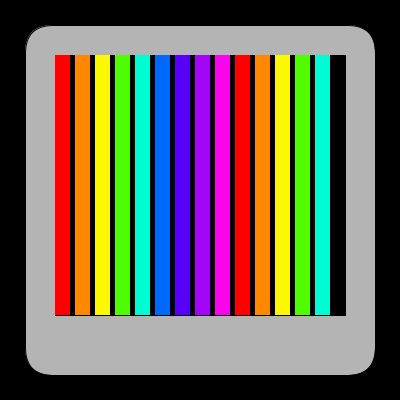
Frame 1 (no input)
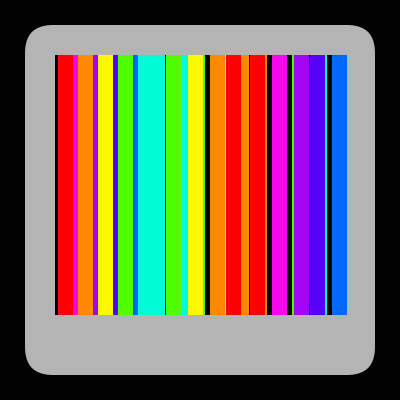
Frame 60 (the mouse pressed at the canvas centre just before this capture)
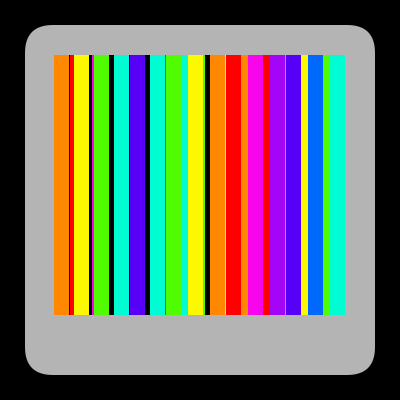
Frame 120 (the mouse held since frame 60 and released just before this capture)

The Processing sketch that drew these frames (run headless with seeded random() and noise(); from frame 60 on, the mouse is pressed at the canvas centre):

// Processing sketch: tv
// ── tv.pde


float xpos1;
float xpos2;
float xpos3;
float xpos4;
float xpos5;
float xpos6;
float xpos7;
float xpos8;
float xpos9;
float xpos10;
float xpos11;
float xpos12;
float xpos13;
float xpos14;

float xpos1q;
float xpos2q;
float xpos3q;
float xpos4q;
float xpos5q;
float xpos6q;
float xpos7q;
float xpos8q;
float xpos9q;
float xpos10q;
float xpos11q;
float xpos12q;
float xpos13q;
float xpos14q;

void setup() {
size(400,400);
xpos1 = (290/2)-90;
xpos2 = (290/2)-70;
xpos3 = (290/2)-50;
xpos4 = (290/2)-30;
xpos5 = (290/2)-10;
xpos6 = (290/2)+10;
xpos7 = (290/2)+30;
xpos8 = (290/2)+50;
xpos9 = (290/2)+70;
xpos10 = (290/2)+90;
xpos11 = (290/2)+110;
xpos12 = (290/2)+130;
xpos13 = (290/2)+150;
xpos14 = (290/2)+170;

xpos1q = (290/2)-90;
xpos2q = (290/2)-70;
xpos3q = (290/2)-50;
xpos4q = (290/2)-30;
xpos5q = (290/2)-10;
xpos6q = (290/2)+10;
xpos7q = (290/2)+30;
xpos8q = (290/2)+50;
xpos9q = (290/2)+70;
xpos10q = (290/2)+90;
xpos11q = (290/2)+110;
xpos12q = (290/2)+130;
xpos13q = (290/2)+150;
xpos14q = (290/2)+170;
}
int mx = 50;
float xposmx = mx/16;
float xposmx2 = mx/16;
float xposmx3 = mx/16;
float xposmx4 = mx/16;
float xposmx5 = mx/16;
float xposmx6 = mx/16;
float xposmx7 = mx/16;
float xposmx8 = mx/16;
float xposmx9 = mx/16;
float xposmx10 = mx/16;
float xposmx11 = mx/16;
float xposmx12 = mx/16;
float xposmx13 = mx/16;
float xposmx14 = mx/16;

float xposmxq = mx/16;
float xposmx2q = mx/16;
float xposmx3q = mx/16;
float xposmx4q = mx/16;
float xposmx5q = mx/16;
float xposmx6q = mx/16;
float xposmx7q = mx/16;
float xposmx8q = mx/16;
float xposmx9q = mx/16;
float xposmx10q = mx/16;
float xposmx11q = mx/16;
float xposmx12q = mx/16;
float xposmx13q = mx/16;
float xposmx14q = mx/16;
void draw() {

background(0);
fill(180);
rect(25, 25, 350, 350, 28);
fill(0);
rect(55, 55, 290, 260);
noStroke();
fill(255, 0, 0); //red
rect(xpos1,55,15,260);
fill(255, 136, 0); //orange
rect(xpos2,55,15,260);
fill(252, 248, 0); //yellow
rect(xpos3,55,15,260);
fill(80, 252, 0); //green
rect(xpos4,55,15,260);
fill(0, 252, 210); //cyan
rect(xpos5,55,15,260);
fill(0, 105, 252); //blue
rect(xpos6,55,15,260);
fill(86, 0, 247); //violet
rect(xpos7,55,15,260);
fill(163, 5, 247); //purple
rect(xpos8,55,15,260);
fill(247, 5, 235); //pink
rect(xpos9,55,15,260);
fill(255, 0, 0); //red
rect(xpos10,55,15,260);
fill(255, 136, 0); //orange
rect(xpos11,55,15,260);
fill(252, 248, 0); //yellow
rect(xpos12,55,15,260);
fill(80, 252, 0); //green
rect(xpos13,55,15,260);
fill(0, 252, 210); //cyan
rect(xpos14,55,15,260);

fill(255, 0, 0); //red
rect(xpos1q,55,15,260);
fill(255, 136, 0); //orange
rect(xpos2q,55,15,260);
fill(252, 248, 0); //yellow
rect(xpos3q,55,15,260);
fill(80, 252, 0); //green
rect(xpos4q,55,15,260);
fill(0, 252, 210); //cyan
rect(xpos5q,55,15,260);
fill(0, 105, 252); //blue
rect(xpos6q,55,15,260);
fill(86, 0, 247); //violet
rect(xpos7q,55,15,260);
fill(163, 5, 247); //purple
rect(xpos8q,55,15,260);
fill(247, 5, 235); //pink
rect(xpos9q,55,15,260);
fill(255, 0, 0); //red
rect(xpos10q,55,15,260);
fill(255, 136, 0); //orange
rect(xpos11q,55,15,260);
fill(252, 248, 0); //yellow
rect(xpos12q,55,15,260);
fill(80, 252, 0); //green
rect(xpos13q,55,15,260);
fill(0, 252, 210); //cyan
rect(xpos14q,55,15,260);

System.out.println(xposmx);
xpos1 += xposmx;
xpos2 += xposmx2;
xpos3 += xposmx3;
xpos4 += xposmx4;
xpos5 += xposmx5;
xpos6 += xposmx6;
xpos7 += xposmx7;
xpos8 += xposmx8;
xpos9 += xposmx9;
xpos10 += xposmx10;
xpos11 += xposmx11;
xpos12 += xposmx12;
xpos13 += xposmx13;
xpos14 += xposmx14;

xpos1q -= xposmxq;
xpos2q -= xposmx2q;
xpos3q -= xposmx3q;
xpos4q -= xposmx4q;
xpos5q -= xposmx5q;
xpos6q -= xposmx6q;
xpos7q -= xposmx7q;
xpos8q -= xposmx8q;
xpos9q -= xposmx9q;
xpos10q -= xposmx10q;
xpos11q -= xposmx11q;
xpos12q -= xposmx12q;
xpos13q -= xposmx13q;
xpos14q -= xposmx14q;
if(xpos1 < 55) { xposmx = xposmx * -1; }
if(xpos1 >  330) { xposmx = xposmx * -1;}
if(xpos2 < 55)  { xposmx2 = xposmx2 * -1; }
if(xpos2 >  330) { xposmx2 = xposmx2 * -1; }
if(xpos3 < 55)  { xposmx3 =  xposmx3 * -1; }
if(xpos3 >  330) { xposmx3 = xposmx3 * -1; }
if(xpos4 < 55) { xposmx4 =  xposmx4 * -1; }
if(xpos4 >  330) { xposmx4 = xposmx4 * -1; }
if(xpos5 < 55) { xposmx5 =  xposmx5 * -1; }
if(xpos5 >  330) { xposmx5 = xposmx5 * -1; }
if(xpos6 < 55) { xposmx6 =  xposmx6 * -1; }
if(xpos6 >  330) { xposmx6 = xposmx6 * -1; }
if(xpos7 < 55) { xposmx7 =  xposmx7 * -1; }
if(xpos7 >  330) { xposmx7 = xposmx7 * -1; }
if(xpos8 < 55) { xposmx8 =  xposmx8 * -1; }
if(xpos8 >  330) { xposmx8 = xposmx8 * -1; }
if(xpos9 < 55) { xposmx9 =  xposmx9 * -1; }
if(xpos9 >  330) { xposmx9 = xposmx9 * -1; }
if(xpos10 < 55) { xposmx10 =  xposmx10 * -1; }
if(xpos10 >  330) { xposmx10 = xposmx10 * -1; }
if(xpos11 < 55) { xposmx11 =  xposmx11 * -1; }
if(xpos11 >  330) { xposmx11 = xposmx11 * -1; }
if(xpos12 < 55) { xposmx12 =  xposmx12 * -1; }
if(xpos12 >  330) { xposmx12 = xposmx12 * -1; }
if(xpos13 < 55) { xposmx13 =  xposmx13 * -1; }
if(xpos13 >  330) { xposmx13 = xposmx13 * -1; }
if(xpos14 < 55) { xposmx14 =  xposmx14 * -1; }
if(xpos14 >  330) { xposmx14 = xposmx14 * -1; }

if(xpos1q < 55) { xposmxq = xposmxq * -1; }
if(xpos1q >  330) { xposmxq = xposmxq * -1;}
if(xpos2q < 55)  { xposmx2q = xposmx2q * -1; }
if(xpos2q >  330) { xposmx2q = xposmx2q * -1; }
if(xpos3q < 55)  { xposmx3q =  xposmx3q * -1; }
if(xpos3q >  330) { xposmx3q = xposmx3q * -1; }
if(xpos4q < 55) { xposmx4q =  xposmx4q * -1; }
if(xpos4q >  330) { xposmx4q = xposmx4q * -1; }
if(xpos5q < 55) { xposmx5q =  xposmx5q * -1; }
if(xpos5q >  330) { xposmx5q = xposmx5q * -1; }
if(xpos6q < 55) { xposmx6q =  xposmx6q * -1; }
if(xpos6q >  330) { xposmx6q = xposmx6q * -1; }
if(xpos7q < 55) { xposmx7q =  xposmx7q * -1; }
if(xpos7q >  330) { xposmx7q = xposmx7q * -1; }
if(xpos8q < 55) { xposmx8q =  xposmx8q * -1; }
if(xpos8q >  330) { xposmx8q = xposmx8q * -1; }
if(xpos9q < 55) { xposmx9q =  xposmx9q * -1; }
if(xpos9q >  330) { xposmx9q = xposmx9q * -1; }
if(xpos10q < 55) { xposmx10q =  xposmx10q * -1; }
if(xpos10q >  330) { xposmx10q = xposmx10q * -1; }
if(xpos11q < 55) { xposmx11q =  xposmx11q * -1; }
if(xpos11q >  330) { xposmx11q = xposmx11q * -1; }
if(xpos12q < 55) { xposmx12q =  xposmx12q * -1; }
if(xpos12q >  330) { xposmx12q = xposmx12q * -1; }
if(xpos13q < 55) { xposmx13q =  xposmx13q * -1; }
if(xpos13q >  330) { xposmx13q = xposmx13q * -1; }
if(xpos14q < 55) { xposmx14q =  xposmx14q * -1; }
if(xpos14q >  330) { xposmx14q = xposmx14q * -1; }
}
